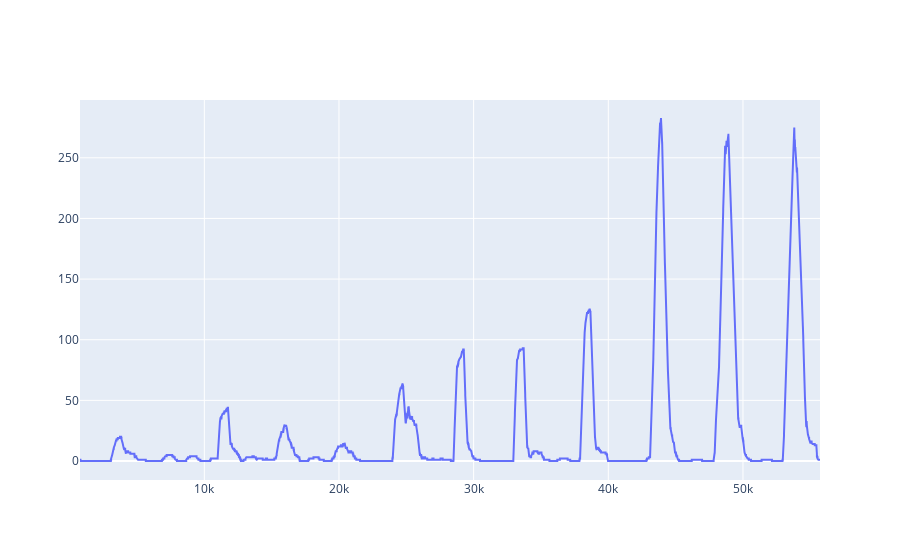

The cell this chart's notebook holds for it:
### Markdown cell above
## ラベル付けのための閾値とか決め

### Code cell
# labeling
df_st = pd.DataFrame(st_flex[:, :])
#df_st.iloc[:100, :] = 0
df_fr = st2fr(df_st, is_non_overlap=False)

go.Figure(go.Scatter(
    x=np.arange(768, len(df_fr)), 
    y=df_fr.sum(axis=1),
    )).show()

### Figure 1 — Plotly figure (JSON) as saved in the notebook; plotly's stock layout.template omitted (floating-point values rounded to 4 significant figures; data arrays with more than 128 entries replaced by an {"elided": "..."} marker saying what was removed)
{"data": [{"type": "scatter", "x": {"elided": "54954 int values"}, "y": {"elided": "55722 int values"}}], "layout": {}}
